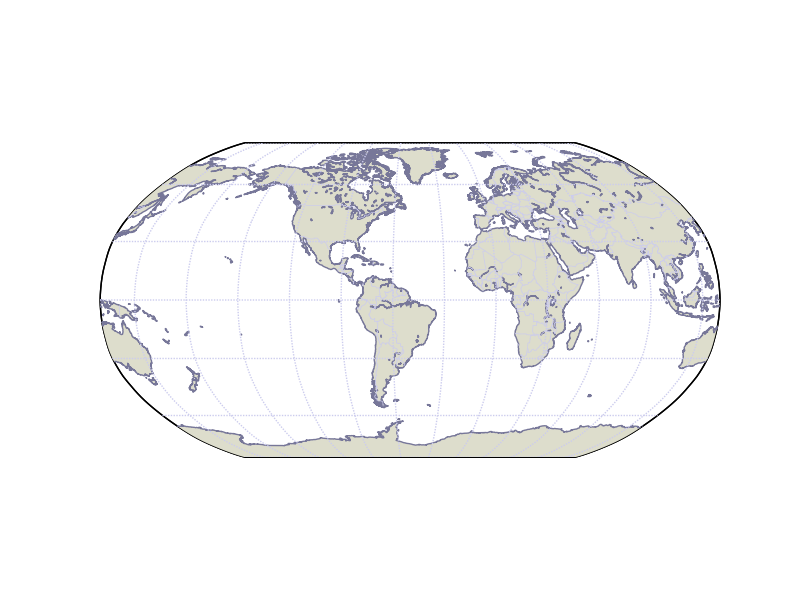
#> input picture arquivos/Matplotlib-Mapa.png, 800 x 600 px
$ jupyter execute --allow-errors Python-fundamentos-5.ipynb   (shell and % lines are left out)   (older library calls are emulated)
#> lines starting #> are read from the running program, lines starting #| are printed output that depends on the picture
# Python Fundamentos

### NumPy

[cell 1]
# Importando o NumPy
import numpy as np

[cell 2]
# Array criado a partir de uma lista:
vetor1 = np.array([0, 1, 2, 3, 4, 8, 6, 7, 8])
print(vetor1)

[cell 3]
type(vetor1)

[cell 4]
# Criando uma lista. Perceba como listas e arrays são objetos diferentes, com diferentes propriedades
lst = [0, 1, 2, 3, 4, 5, 6, 7, 8]
lst

[cell 5]
type(lst)

[cell 6]
vetor1[5]

[cell 7]
vetor1[0] = 100

[cell 8]
print(vetor1.shape)

[cell 9]
# A função arange cria um vetor contendo uma progressão aritmética a partir de um intervalo - start, stop, step
vetor2 = np.arange(0., 4.5, .7)
print(vetor2)

[cell 10]
type(vetor2)

[cell 11]
np.shape(vetor2)

[cell 12]
print (vetor2.dtype)

[cell 13]
x = np.arange(1, 10, 0.25)
print(x)

[cell 14]
print(np.zeros(10))

[cell 15]
z = np.eye(3)
z

[cell 16]
d = np.diag(np.array([1, 2, 3, 4]))
d

[cell 17]
c = np.array([1+2j, 3+4j, 5+6*1j])
c

[cell 18]
b = np.array([True, False, False, True])
b

[cell 19]
# Array de strings
s = np.array(['Python', 'R', 'Julia'])
s

[cell 20]
# O método linspace (linearly spaced vector) retorna um número de
# valores igualmente distribuídos no intervalo especificado
np.linspace(0, 10)

[cell 21]
print(np.linspace(0, 10, 15))

## Criando Matrizes

[cell 22]
matriz = np.array([[1,2,3],[4,5,6]])
matriz

[cell 23]
print(matriz.shape)

[cell 24]
# Criando uma matriz 2x3 apenas com números "1"
matriz1 = np.ones((2,3))
matriz1

[cell 25]
# Criando uma matriz a partir de uma lista de listas
lista = [[13,81,22], [0, 34, 59], [21, 48, 94]]
lista

[cell 26]
# A função matrix cria uma matria a partir de uma sequência
matriz2 = np.matrix(lista)
matriz2

[cell 27]
# Formato da matriz
np.shape(matriz2)

[cell 28]
matriz2.itemsize

[cell 29]
x = np.array([1, 2])  # NumPy decide o tipo dos dados
y = np.array([1.0, 2.0])  # NumPy decide o tipo dos dados
z = np.array([1, 2], dtype=np.float64)  # Forçamos um tipo de dado em particular

print (x.dtype, y.dtype, z.dtype)

[cell 30]
print(np.random.rand(10))

[cell 31]
import matplotlib.pyplot as plt

[cell 32]
print(np.random.rand(10))

[cell 33]
plt.show((plt.hist(np.random.rand(1000))))
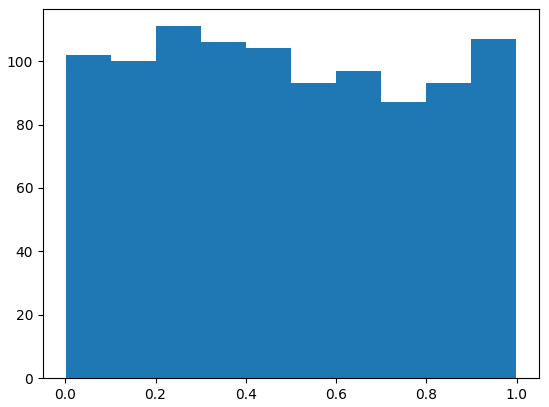
#> figure drawn by matplotlib, 1 panel; tallest bar 111 high, from x = 0.2 to 0.3

[cell 34]
print(np.random.randn(5,5))

[cell 35]
plt.show(plt.hist(np.random.randn(1000)))
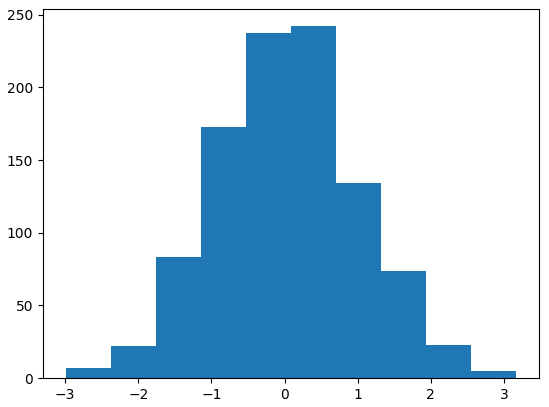
#> figure drawn by matplotlib, 1 panel; tallest bar 242 high, from x = 0.0882 to 0.705

[cell 36]
imagem = np.random.rand(30, 30)
plt.imshow(imagem, cmap = plt.cm.hot)
plt.colorbar()
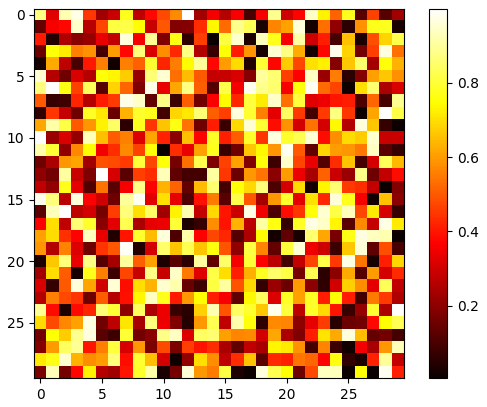
#> figure drawn by matplotlib, 2 panels

## Operações com datasets

[cell 37]
import os
filename = os.path.join('arquivos/iris.csv')

#> (a cell that did not finish here is left out)

#> (a cell that did not finish here is left out)

#> (a cell that did not finish here is left out)

## Estatística

[cell 41]
# Criando um array
A = np.array([15, 23, 63, 94, 75])
A

[cell 42]
# Em estatística a média é o valor que aponta para onde mais se concentram os dados de uma distribuição.
np.mean(A)

[cell 43]
# O desvio padrão mostra o quanto de variação ou "dispersão" existe em
# relação à média (ou valor esperado).
# Um baixo desvio padrão indica que os dados tendem a estar próximos da média.
# Um desvio padrão alto indica que os dados estão espalhados por uma gama de valores.
np.std(A)

[cell 44]
# Variância de uma variável aleatória é uma medida da sua dispersão
# estatística, indicando "o quão longe" em geral os seus valores se
# encontram do valor esperado
np.var(A)

[cell 45]
d = np.arange(1, 10)
d

[cell 46]
np.sum(d)

[cell 47]
# Retorna o produto dos elementos
np.prod(d)

[cell 48]
# Soma acumulada dos elementos
np.cumsum(d)

[cell 49]
a = np.random.randn(400,2)
m = a.mean(0)
print (m, m.shape)

## Outras Operações com Arrays

[cell 50]
# Slicing
a = np.diag(np.arange(3))
a

[cell 51]
a[1, 1]

[cell 52]
a[1]

[cell 53]
b = np.arange(10)
b

[cell 54]
# [start:end:step]
b[2:9:3]

[cell 55]
# Comparação
a = np.array([1, 2, 3, 4])
b = np.array([4, 2, 2, 4])
a == b

[cell 56]
np.array_equal(a, b)

[cell 57]
a.min()

[cell 58]
a.max()

[cell 59]
# Somando um elemento ao array
np.array([1, 2, 3]) + 1.5

[cell 60]
# Usando o método around
a = np.array([1.2, 1.5, 1.6, 2.5, 3.5, 4.5])

[cell 61]
b = np.around(a)
b

[cell 62]
# Criando um array
v = np.array([1, 2, 3])

[cell 63]
# Adcionando uma dimensão ao array
v[:, np.newaxis], v[:,np.newaxis].shape, v[np.newaxis,:].shape

[cell 64]
# Repetindo os elementos de um array
np.repeat(v, 3)

[cell 65]
# Repetindo os elementos de um array
np.tile(v, 3)

[cell 66]
# Criando um array
w = np.array([5, 6])

[cell 67]
# Concatenando
np.concatenate((v, w), axis=0)

[cell 68]
r = np.copy(v)
r

# Pandas

[cell 69]
from pandas import Series
import pandas as pd
pd.__version__

[cell 70]
# Criando uma série sem especificar os índices
obj = Series([67, 78, -56, 13])
obj

[cell 71]
type(obj)

#> (a cell that did not finish here is left out)

#> (a cell that did not finish here is left out)

## Dataframes

Dataframes representam uma estrutura tabular semelhante a estrutura de uma planilha do Excel, contendo uma coleção de colunas em que cada uma pode ser um diferente tipo de valor (número, string, etc...). Os Dataframes possuem index e linhas e esta estrutura é muito semelhante a um dataframe em R. Os dados de um dataframe são armazenados e um ou mais blocos bidimensionais, ao invés de listas, dicionários ou alguma outra estrutura de array.

[cell 74]
from pandas import DataFrame

[cell 75]
data = {'Estado': ['Santa Catarina', 'Paraná', 'Goiás', 'Bahia', 'Minas Gerais'],
        'Ano': [2002, 2003, 2004, 2005, 2006],
        'População': [1.5, 1.7, 3.6, 2.4, 2.9]}
data

[cell 76]
frame = DataFrame(data)
frame

[cell 77]
type(frame)

[cell 78]
DataFrame(data, columns = ['Ano', 'Estado', 'População'])

[cell 79]
# Criando outro dataframe com os mesmo dados anteriores mas adicionando uma coluna
frame2 = DataFrame(data, columns = ['Ano', 'Estado', 'População', 'Débito'],
                   index = ['um', 'dois', 'três', 'quatro', 'cinco'])
frame2

[cell 80]
frame2.index

[cell 81]
frame2.columns

[cell 82]
frame2.values

[cell 83]
frame2['Ano']

## Usando NumPy e Pandas

[cell 84]
# Importando o NumPy
import numpy as np

[cell 85]
# Usando o NumPy para alimentar uma das colunas do dataframe
frame2['Débito'] = np.arange(5.)
frame2

[cell 86]
# Resumo do Dataframe
frame2.describe()

[cell 87]
frame2['dois':'quatro']

[cell 88]
frame2.loc['quatro']

[cell 89]
frame2.iloc[2]

## Invertendo as Colunas e Índices

[cell 90]
# Criando um dicionário
web_stats = {'Dias':[1, 2, 3, 4, 5, 6, 7],
             'Visitantes':[45, 23, 67, 78, 23, 12, 14],
             'Taxas':[11, 22, 33, 44, 55, 66, 77]}

[cell 91]
df = pd.DataFrame(web_stats)
print(df)

[cell 92]
# Visualizando uma coluna  index
print(df.set_index('Dias'))

[cell 93]
print(df.head())

[cell 94]
print(df['Visitantes'])

[cell 95]
print(df[['Visitantes', 'Taxas']])

## Dataframes e Arquivos csv

#> (a cell that did not finish here is left out)

#> (a cell that did not finish here is left out)

#> (a cell that did not finish here is left out)

[cell 99]
df

[cell 100]
import sys

#> (a cell that did not finish here is left out)

#> (a cell that did not finish here is left out)

[cell 103]
# Criando um Dataframe
dates = pd.date_range('20180101', periods = 10)
df = pd.DataFrame(np.random.randn(10,4), index = dates, columns = list('ABCD'))
df

[cell 104]
df.head()

[cell 105]
df.describe()

[cell 106]
df.mean()

[cell 107]
df.mean(1)

[cell 108]
# Usando métodos
df.apply(np.cumsum)

[cell 109]
# Merge de Dataframes
left = pd.DataFrame({'chave': ['chave1', 'chave2'], 'coluna1': [1, 2]})
right = pd.DataFrame({'chave': ['chave1', 'chave2'], 'coluna2': [4, 5]})
pd.merge(left, right, on='chave')

[cell 110]
# Adicionando um elemento ao Dataframe
df = pd.DataFrame(np.random.randn(8, 4), columns=['A', 'B', 'C', 'D'])
df

[cell 111]
s = df.iloc[3]
s

#> (a cell that did not finish here is left out)

## Time Series

[cell 113]
# Criando um range de datas com frequência de segundos
rng = pd.date_range('1/1/2020', periods = 50, freq = 'S')

[cell 114]
ts = pd.Series(np.random.randint(0, 500, len(rng)), index = rng)
ts

[cell 115]
# Criando um range de datas com frequência de meses
rng = pd.date_range('1/1/2020', periods = 5, freq = 'M')
ts = pd.Series(np.random.randn(len(rng)), index = rng)
ts

[cell 116]
import matplotlib.pyplot as plt
from matplotlib import style

[cell 117]
# Time Series Plot
ts = pd.Series(np.random.randn(500), index=pd.date_range('1/1/2020', periods = 500))
ts = ts.cumsum()
ts.plot()

[cell 118]
# DataFrame Plot
df = pd.DataFrame(np.random.randn(500, 4), index = ts.index, columns = ['A', 'B', 'C', 'D'])
df = df.cumsum()
plt.figure(); df.plot(); plt.legend(loc = 'best')

## SciPy

Para compreender o SciPy é necessário compreender conceitos avançados de Matemática e Estatística, o que está fora do escopo deste treinamento. Caso queira aprender aplicações práticas do pacote em Machine Learning e IA, consulte estes dois cursos aqui na DSA:

Machine Learning: https://www.datascienceacademy.com.br/pages/curso-machine-learning

Programação Paralela em GPU: https://www.datascienceacademy.com.br/pages/curso-programacao-paralela-em-gpu

### O SciPy possui um conjunto de pacotes para operações matemáticas e científicas

<table class="ArticleTableNoBorder">
	<tbody>
		<tr>
			<td><strong>Pacote</strong></td>
			<td><strong>Descrição</strong></td>
		</tr>
		<tr>
			<td><code>cluster</code></td>
			<td>Clustering algorithms</td>
		</tr>
		<tr>
			<td><code>constants</code></td>
			<td>Mathematical and physical constants</td>
		</tr>
		<tr>
			<td><code>fftpack</code></td>
			<td>Fourier transforms</td>
		</tr>
		<tr>
			<td><code>integrate</code></td>
			<td>Numerical integration</td>
		</tr>
		<tr>
			<td><code>interpolate</code></td>
			<td>Interpolation</td>
		</tr>
		<tr>
			<td><code>io</code></td>
			<td>Input and output</td>
		</tr>
		<tr>
			<td><code>linalg</code></td>
			<td>Linear algebra</td>
		</tr>
		<tr>
			<td><code>maxentropy</code></td>
			<td>Maximum entropy models</td>
		</tr>
		<tr>
			<td><code>misc</code></td>
			<td>Miscellaneous</td>
		</tr>
		<tr>
			<td><code>ndimage</code></td>
			<td>Multi-dimensional image processing</td>
		</tr>
		<tr>
			<td><code>odr</code></td>
			<td>Orthogonal distance regression</td>
		</tr>
		<tr>
			<td><code>optimize</code></td>
			<td>Optimization</td>
		</tr>
		<tr>
			<td><code>signal</code></td>
			<td>Signal processing</td>
		</tr>
		<tr>
			<td><code>sparse</code></td>
			<td>Sparse matrices</td>
		</tr>
		<tr>
			<td><code>spatial</code></td>
			<td>Spatial algorithms and data structures</td>
		</tr>
		<tr>
			<td><code>special</code></td>
			<td>Special functions</td>
		</tr>
		<tr>
			<td><code>stats</code></td>
			<td>Statistical functions</td>
		</tr>
		<tr>
			<td><code>stsci</code></td>
			<td>Image processing</td>
		</tr>
		<tr>
			<td><code>weave</code></td>
			<td>C/C++ integration</td>
		</tr>
	</tbody>
</table>

[cell 119]
import scipy
scipy.__version__

[cell 120]
# Função imread foi descontinuada no Scipy
# from scipy import misc
# misc.imread('Matplotlib-Mapa.png')

# Usamos agora a função do pacote imageio
from imageio import imread
imread('arquivos/Matplotlib-Mapa.png')

# Matplotlib tem uma função similar
import matplotlib.pyplot as plt
plt.imread('arquivos/Matplotlib-Mapa.png')

## Integração Numérica

[cell 121]
import numpy as np
np.__version__

[cell 122]
from numpy import *
from scipy.integrate import quad, dblquad, tplquad

[cell 123]
# Integração
val, abserr = quad(lambda x: exp(-x ** 2),  Inf, Inf)
val, abserr

[cell 124]
from scipy.integrate import odeint, ode
# O matplotlib.pyplot é uma coleção de funções e estilos que fazem com que o Matplotlib funcione como o Matlab.

[cell 125]
import matplotlib.pyplot as plt
# Visualizando os gráfico dentro do Jupyter Notebook
# O Pylab combina funcionalidades do pyplot com funcionalidades do Numpy
from pylab import *

[cell 126]
def dy(y, t, zeta, w0):
    x, p = y[0], y[1]

    dx = p
    dp = -2 * zeta * w0 * p - w0**2 * x

    return [dx, dp]


y0 = [1.0, 0.0]

t = linspace(0, 10, 1000)
w0 = 2*pi*1.0


y1 = odeint(dy, y0, t, args=(0.0, w0))
y2 = odeint(dy, y0, t, args=(0.2, w0))
y3 = odeint(dy, y0, t, args=(1.0, w0))
y4 = odeint(dy, y0, t, args=(5.0, w0))

fig, ax = subplots()
ax.plot(t, y1[:,0], 'k', label="Não Abafado", linewidth=0.25)
ax.plot(t, y2[:,0], 'r', label="Pouco Abafado")
ax.plot(t, y3[:,0], 'b', label="Criticamente Abafado")
ax.plot(t, y4[:,0], 'g', label="Perigosamente Abafado")
ax.legend();
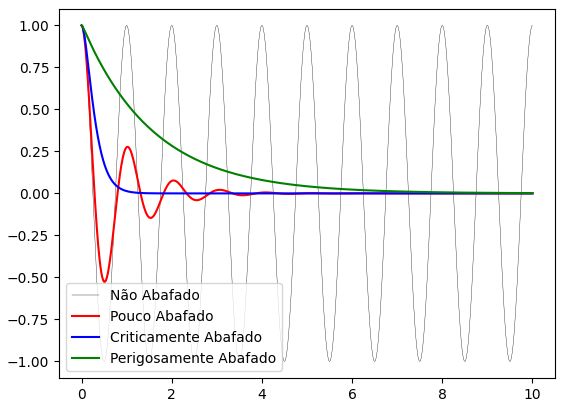
#> figure drawn by matplotlib, 1 panel; curve peaks at x = 10, y = 1; curve peaks at x = 0, y = 1; curve peaks at x = 0, y = 1

[cell 127]
from scipy import optimize

def f(x):
    return 4*x**3 + (x-2)**2 + x**4

fig, ax  = subplots()
x = linspace(-5, 3, 100)
ax.plot(x, f(x));
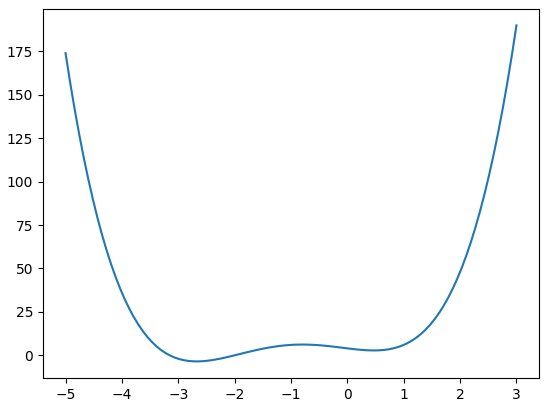
#> figure drawn by matplotlib, 1 panel; curve peaks at x = 3, y = 190

[cell 128]
x_min = optimize.fmin_bfgs(f, -0.5)
x_min

# Scikit-learn

[cell 129]
from IPython.display import Image
Image('arquivos/ml_map.png')

Prevendo o Preço da Pizza
Suponha que você queira prever o preço da pizza. Para isso, vamos criar um modelo de regressão linear para prever o preço da pizza, baseado em um atributo da pizza que podemos observar. Vamos modelar a relação entre o tamanho (diâmetro) de uma pizza e seu preço. Escreveremos então um programa com sckit-learn, que prevê o preço da pizza dado seu tamanho.
O conjunto de técnicas de regressão é muito provavelmente um dos mais simples modelos utilizadoa em análises de dados que procuram entender a relação entre o comportamento de determinado fenômeno e o comportamento de uma ou mais variáveis potencialmente preditoras, sem que haja, entretanto uma obrigatória relação de causa e efeito.
### <font color='red'>É de fundamental importância que o pesquisador seja bastante cuidadoso e criterioso ao interpretar os resultados de uma modelagem de regressão. A existência de um modelo de regressão não significa que ocorra, obrigatoriamente, relação de causa e efeito entre as variáveis consideradas.</font>

[cell 130]
# Importando Matplotlib e Numpy
import matplotlib.pyplot as plt
import matplotlib as mat
import numpy as np

### Vamos supor que você registrou o tamanho e preço de pizzas que você comeu nos últimos meses com a sua família.

<table class="ArticleTableNoBorder">
	<tbody>
		<tr>
			<td><strong>Instância</strong></td>
			<td><strong>Diâmetro(cm)</strong></td>
            <td><strong>Preço(R$)</strong></td>
		</tr>
		<tr>
			<td><code>1</code></td>
			<td>7</td>
            <td>8</td>
		</tr>
		<tr>
			<td><code>2</code></td>
			<td>10</td>
            <td>11</td>
		</tr>
		<tr>
			<td><code>3</code></td>
			<td>15</td>
            <td>16</td>
		</tr>
		<tr>
			<td><code>4</code></td>
			<td>30</td>
            <td>38.5</td>
		</tr>
		<tr>
			<td><code>5</code></td>
			<td>45</td>
            <td>52</td>
		</tr>
	</tbody>
</table>

[cell 131]
# Diâmetros (cm)
Diametros = [[7], [10], [15], [30], [45]]

# Preços (R$)
Precos = [[8], [11], [16], [38.5], [52]]

[cell 132]
plt.figure()
plt.xlabel('Diâmetro(cm)')
plt.ylabel('Preço(R$)')
plt.title('Diâmetro x Preço')
plt.plot(Diametros, Precos, 'k.')
plt.axis([0, 60, 0, 60])
plt.grid(True)
plt.show()
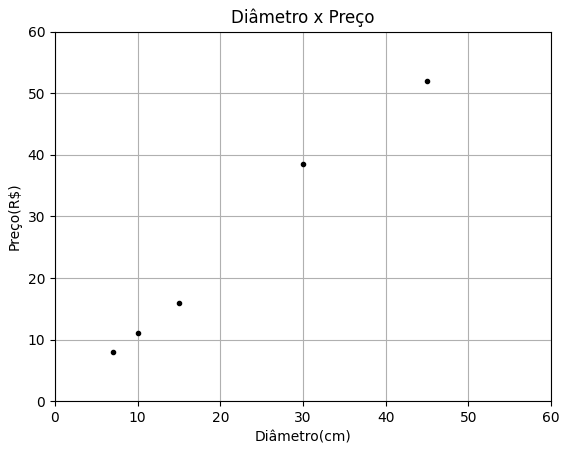
#> figure drawn by matplotlib, 1 panel

### Pelo gráfico podemos ver que existe uma relação positiva entre diâmetro da pizza e seu preço (o que é confirmado pela experiência de comer a pizza com sua família). À medida que o diâmetro da pizza aumenta, geralmente aumenta também o preço da pizza.

### Vamos agora modelar o relacionamento usando regressão linear e criar um modelo para prever o preço da Pizza.

### A classe sklearn.linear_model.LinearRegression é um estimador. Um estimador prevê um valor baseado em dados observados. Em scikit-learn, todos os estimadores implementam os métodos fit() e predict(). O método fit() é usado para aprender os parâmetros de um modelo e o método predict() é usado para prever o valor de uma variável dependente em relação a uma variável explanatória usando os parâmetros aprendidos.

[cell 133]
import sklearn
sklearn.__version__

[cell 134]
# Importando o módulo de Regressão Linear do scikit-learn
from sklearn.linear_model import LinearRegression

[cell 135]
# Preparando os dados de treino

# Vamos chamar de X os dados de diâmetro da Pizza.
X = [[7], [10], [15], [30], [45]]

# Vamos chamar de Y os dados de preço da Pizza.
Y = [[8], [11], [16], [38.5], [52]]

[cell 136]
# Criando o modelo
modelo = LinearRegression()

[cell 137]
type(modelo)

[cell 138]
# Treinando o modelo
modelo.fit(X, Y)

[cell 139]
# Prevendo o preço de uma pizza de 20 cm de diâmetro

# Não usamos mais esta sintaxe:
# print("Uma pizza de 20 cm de diâmetro deve custar: R$%.2f" % modelo.predict([20][0]))

# Usamos agora esta sintaxe:
print("Uma pizza de 20 cm de diâmetro deve custar: R$%.2f" % modelo.predict([[20]]))

### O método fit() do módulo LinearRegression aprende os parâmetros do seguinte modelo de regressão linear simples:

[cell 140]
from IPython.display import Image
Image('arquivos/linear.png')

### Y – é o valor previsto da variável dependente (em nosso exemplo o preço da Pizza)
### X – é a variável explanatória (em nosso exemplo o diâmetro da Pizza)
### Alfa é o termo de intercepção ou coeficiente linear
### Beta é o coeficiente de cada variável ou coeficiente angular

## Alfa e Beta são parâmetros do modelo que são aprendidos pelo algoritmo de aprendizagem.

# Construindo um Scatter Plot

[cell 141]
# Coeficientes
print('Coeficiente: \n', modelo.coef_)

# MSE (mean square error)
print("MSE: %.2f" % np.mean((modelo.predict(X) - Y) ** 2))

# Score de variação: 1 representa predição perfeita
print('Score de variação: %.2f' % modelo.score(X, Y))

[cell 142]
# Scatter Plot representando a regressão linear
plt.scatter(X, Y,  color = 'black')
plt.plot(X, modelo.predict(X), color = 'blue', linewidth = 3)
plt.xlabel('X')
plt.ylabel('Y')
plt.xticks(())
plt.yticks(())

plt.show()
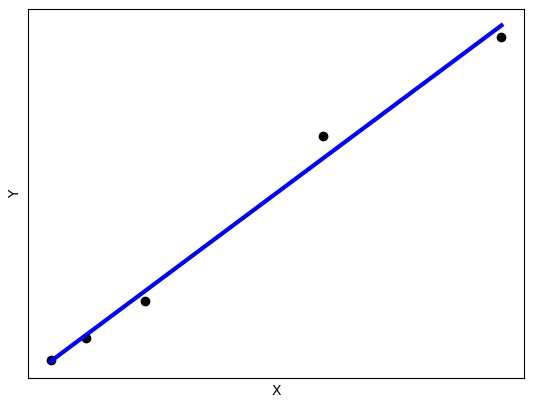
#> figure drawn by matplotlib, 1 panel
